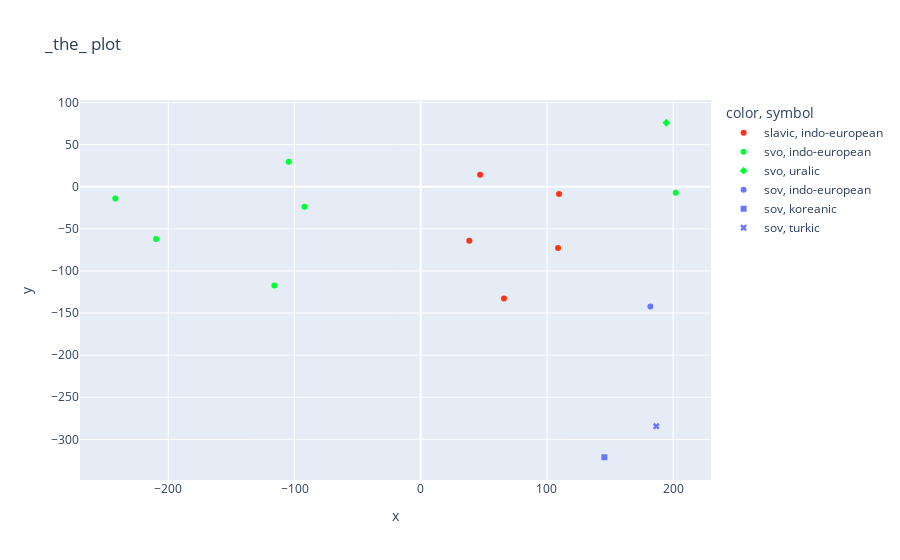

Notebook source saved alongside this figure:
### Code cell
for p in range(6, 7):    
    X_embedded = TSNE(perplexity=p, metric='precomputed', random_state=42).fit_transform(X_dist)
    fig = px.scatter(x=X_embedded[:,0], y=X_embedded[:,1], color=[lang_types_dict[l] for l in langs_train], symbol=[families_dict[l] for l in langs_train], title="_the_ plot", color_discrete_sequence=px.colors.qualitative.Light24, hover_data=[langs_train])
    fig.show()

### Figure 1 — Plotly figure (JSON) as saved in the notebook; plotly's stock layout.template omitted (floating-point values rounded to 4 significant figures)
{"data": [{"customdata": [["be"], ["cs"], ["pl"], ["ru"], ["slv"]], "hovertemplate": "color=slavic<br>symbol=indo-european<br>x=%{x}<br>y=%{y}<br>hover_data_0=%{customdata[0]}<extra></extra>", "legendgroup": "slavic, indo-european", "marker": {"color": "#FD3216", "symbol": "circle"}, "mode": "markers", "name": "slavic, indo-european", "orientation": "v", "showlegend": true, "type": "scatter", "x": [65.92, 109.6, 108.8, 38.46, 47.04], "xaxis": "x", "y": [-132.7, -8.536, -72.65, -63.98, 14.18], "yaxis": "y"}, {"customdata": [["en"], ["es"], ["fr"], ["lv"], ["de"], ["nl"]], "hovertemplate": "color=svo<br>symbol=indo-european<br>x=%{x}<br>y=%{y}<br>hover_data_0=%{customdata[0]}<extra></extra>", "legendgroup": "svo, indo-european", "marker": {"color": "#00FE35", "symbol": "circle"}, "mode": "markers", "name": "svo, indo-european", "orientation": "v", "showlegend": true, "type": "scatter", "x": [-116.0, -242.0, -209.7, 202.0, -92.09, -104.6], "xaxis": "x", "y": [-117.4, -13.97, -62.15, -7.024, -23.72, 29.65], "yaxis": "y"}, {"customdata": [["fi"]], "hovertemplate": "color=svo<br>symbol=uralic<br>x=%{x}<br>y=%{y}<br>hover_data_0=%{customdata[0]}<extra></extra>", "legendgroup": "svo, uralic", "marker": {"color": "#00FE35", "symbol": "diamond"}, "mode": "markers", "name": "svo, uralic", "orientation": "v", "showlegend": true, "type": "scatter", "x": [194.6], "xaxis": "x", "y": [76.07], "yaxis": "y"}, {"customdata": [["fa"]], "hovertemplate": "color=sov<br>symbol=indo-european<br>x=%{x}<br>y=%{y}<br>hover_data_0=%{customdata[0]}<extra></extra>", "legendgroup": "sov, indo-european", "marker": {"color": "#6A76FC", "symbol": "circle"}, "mode": "markers", "name": "sov, indo-european", "orientation": "v", "showlegend": true, "type": "scatter", "x": [181.9], "xaxis": "x", "y": [-142.3], "yaxis": "y"}, {"customdata": [["ko"]], "hovertemplate": "color=sov<br>symbol=koreanic<br>x=%{x}<br>y=%{y}<br>hover_data_0=%{customdata[0]}<extra></extra>", "legendgroup": "sov, koreanic", "marker": {"color": "#6A76FC", "symbol": "square"}, "mode": "markers", "name": "sov, koreanic", "orientation": "v", "showlegend": true, "type": "scatter", "x": [145.5], "xaxis": "x", "y": [-321.3], "yaxis": "y"}, {"customdata": [["tr"]], "hovertemplate": "color=sov<br>symbol=turkic<br>x=%{x}<br>y=%{y}<br>hover_data_0=%{customdata[0]}<extra></extra>", "legendgroup": "sov, turkic", "marker": {"color": "#6A76FC", "symbol": "x"}, "mode": "markers", "name": "sov, turkic", "orientation": "v", "showlegend": true, "type": "scatter", "x": [186.6], "xaxis": "x", "y": [-284.4], "yaxis": "y"}], "layout": {"legend": {"title": {"text": "color, symbol"}, "tracegroupgap": 0}, "title": {"text": "_the_ plot"}, "xaxis": {"anchor": "y", "domain": [0, 1], "title": {"text": "x"}}, "yaxis": {"anchor": "x", "domain": [0, 1], "title": {"text": "y"}}}}
